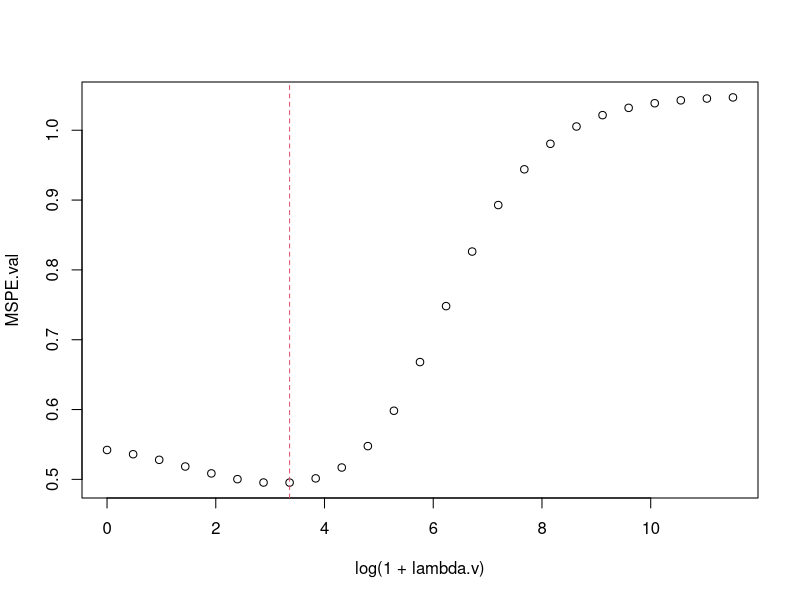
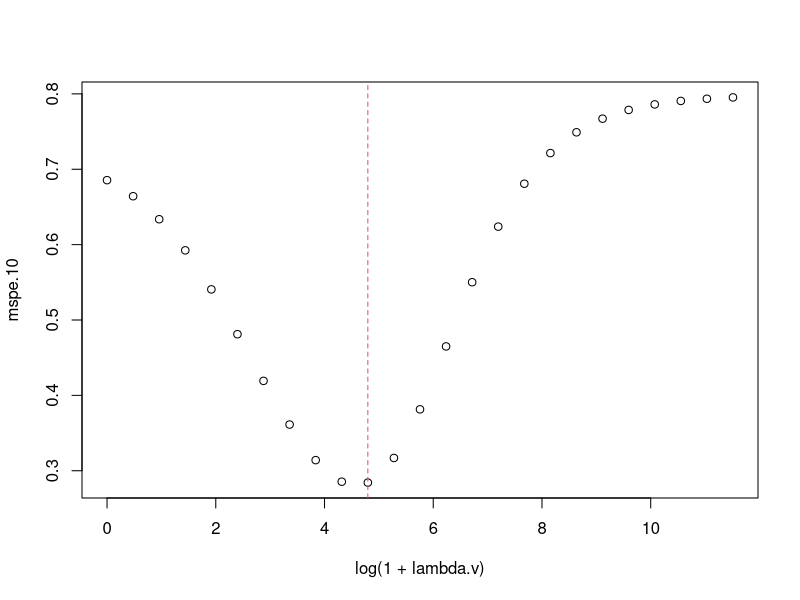
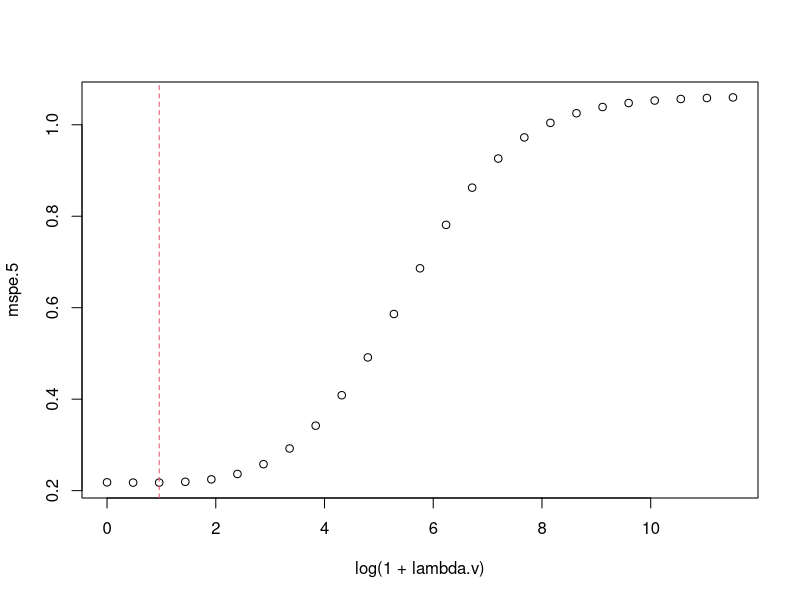

Recreate these plots in R, in order.

# Set WD and load data
wd = getwd()
if(grepl("nora", wd)) {
    setwd("~/Documents/18-19/ASM/HW/04")
} else {
     ## Put working path for Sergi and Alex
}
rm(wd)

######
prostate <- read.table("prostate_data.txt", header=TRUE, row.names = 1)
train.sample <- which(prostate$train==TRUE)

#use.only <- 1:dim(prostate)[1]
use.only <- train.sample

Y <- scale( prostate$lpsa[use.only], center=TRUE, scale=FALSE)
X <- scale( as.matrix(prostate[use.only,1:8]), center=TRUE, scale=TRUE)
n <- dim(X)[1]
p <- dim(X)[2]

lambda.max <- 1e5
n.lambdas <- 25
lambda.v <- exp(seq(0,log(lambda.max+1),length=n.lambdas))-1

Xval <- scale(as.matrix(prostate[-use.only, 1:8]),  center=TRUE, scale=TRUE)
Yval <- scale(prostate$lpsa[-use.only], center=TRUE, scale=FALSE)


MSPEval <- function(X, Y, Xval, Yval, lambda.v) {
  PMSE.VAL <- n.lambdas
  
  # Iterate through candidate values
  for (l in 1:n.lambdas){
    lambda <- lambda.v[l]
    r <- dim(Xval)[1]
    PMSE.VAL[l] <- 0
    
    # Compute beta with the traning dataset
    beta.i <- solve(t(X)%*%X + lambda*diag(1,p)) %*% t(X) %*% Y
    for (i in 1:r){
      # Compute the errors with the validation dataset
      Xi <- Xval[i,]; Yi <- Yval[i]
      hat.Yi <- Xi %*% beta.i
      PMSE.VAL[l] <-PMSE.VAL[l] + (hat.Yi - Yi)^2
    }
    PMSE.VAL[l] <- PMSE.VAL[l]/r
  }
  return(PMSE.VAL)
}
MSPE.val = MSPEval(X, Y, Xval, Yval, lambda.v)
lambda.val <- lambda.v[which.min(MSPE.val)]

plot(log(1+lambda.v), MSPE.val)
abline(v=log(1+lambda.val),col=2,lty=2)



# Revisar
MSPEkfold <- function(X, Y, K) {
  PMSE.CV <- n.lambdas
  folds <- sample(rep(1:K, length=n), n, replace=FALSE) 
  
  # Iterate through K Folds
  for (k in 1:K){
    Xk <- as.matrix(X[folds != k,])
    Yk <- as.matrix(Y[folds != k])
    Xv <- as.matrix(X[folds == k,])
    Yv <- as.matrix(Y[folds == k])

    r <- dim(Xv)[1]
    for (l in 1:n.lambdas){
      lambda <- lambda.v[l]
      PMSE.CV[l] <- 0
      # Compute Beta with the elements in the folds
      beta.i <- solve(t(Xk)%*%Xk + lambda*diag(1,p))  %*% t(Xk) %*% Yk
      for (i in 1:r){
        #   m.Y.i <- mean(Y[-i])
        m.Y.i <- 0
        # Compute the error with the remaning elements
        Xi <- Xv[i,]; Yi <- Yv[i]
        hat.Yi <- Xi %*% beta.i + m.Y.i
        PMSE.CV[l] <- PMSE.CV[l] + (hat.Yi-Yi)^2 # Maybe not here
      }
      PMSE.CV[l] <- PMSE.CV[l]/r
    }
  }
  return(PMSE.CV)
}

mspe.10 <- MSPEkfold(X, Y, 10)
lambda.mspe.10 <- lambda.v[which.min(mspe.10)]

plot(log(1+lambda.v), mspe.10)
abline(v=log(1+lambda.mspe.10),col=2,lty=2)


mspe.5 <- MSPEkfold(X, Y, 5)
lambda.mspe.5 <- lambda.v[which.min(mspe.5)]

plot(log(1+lambda.v), mspe.5)
abline(v=log(1+lambda.mspe.5),col=2,lty=2)
